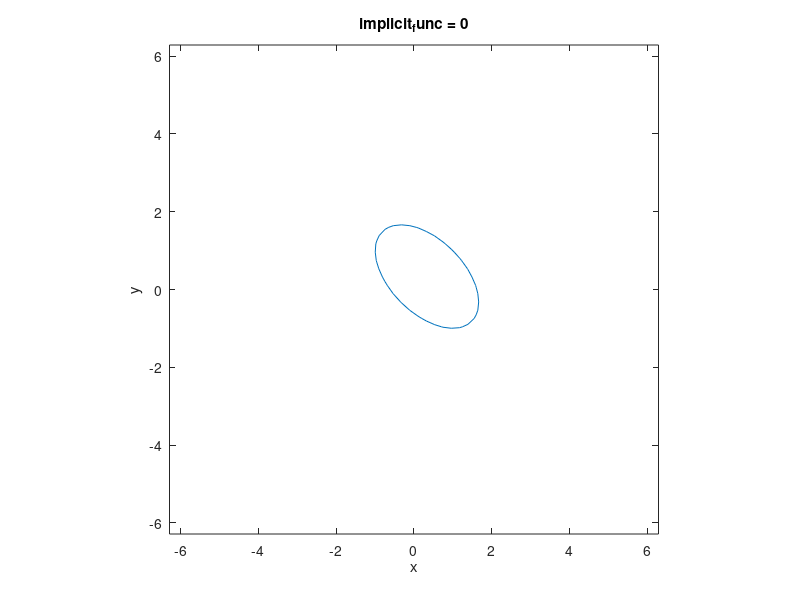

The MATLAB script that drew this image:
function implicit_2d()

    function res = implicit_func(x, y)
       
        res = x.^2 + x.*y + y.^2 - x - y - 1;
        
    end
    
    ezplot(@implicit_func);
    axis equal;

end

